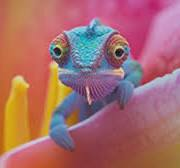
#> input picture test.png, 180 x 168 px
$ python -i histim.py   (imports and definitions only)
#> lines starting #> are read from the running program, lines starting #| are printed output that depends on the picture
#> further down, picture is the input picture: shape (168, 180, 3); mean B, G, R 108, 107.7, 166.4
"""
histim.py

This module provides functions for histogram-based image processing using OpenCV and NumPy.
It includes functions for histogram stretching, histogram equalization (manual and OpenCV-based),
and histogram computation for grayscale and color images.
Each function operates on a NumPy image array and returns the processed image or histogram.
made by [Moaz Hany]
"""

import cv2
import numpy as np

# Performs histogram stretching to enhance the contrast of the image
# [61 lines left out: functions hist_stretching, compute_histogram, histogram_equalization, not called in this run]

# Performs histogram equalization on each RGB channel using OpenCV's built-in function
def hist_equalize_rgb(image):
    if len(image.shape) != 3 or image.shape[2] != 3:
        return image
    b, g, r = cv2.split(image)
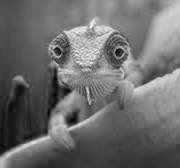
#> b: shape (168, 180); min 0, max 247, mean 108
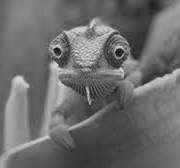
#> g: shape (168, 180); min 8, max 227, mean 107.7
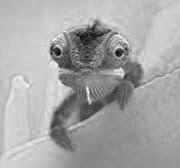
#> r: shape (168, 180); min 2, max 255, mean 166.4
    r_eq = cv2.equalizeHist(r)
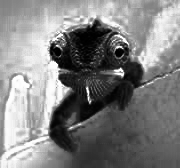
#> r_eq: shape (168, 180); min 0, max 255, mean 128.9
    g_eq = cv2.equalizeHist(g)
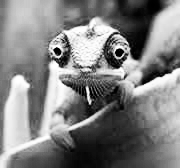
#> g_eq: shape (168, 180); min 0, max 255, mean 128.5
    b_eq = cv2.equalizeHist(b)
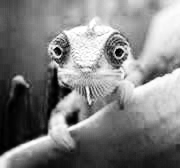
#> b_eq: shape (168, 180); min 0, max 255, mean 128.2
    return cv2.merge((b_eq, g_eq, r_eq))
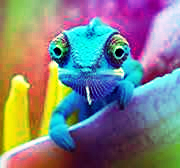
#> returned value: shape (168, 180, 3); mean of channels 0, 1, 2 128.2, 128.5, 128.9; drawn as B, G, R

>>> import cv2
>>> picture = cv2.imread('test.png')
>>> result = hist_equalize_rgb(picture)
